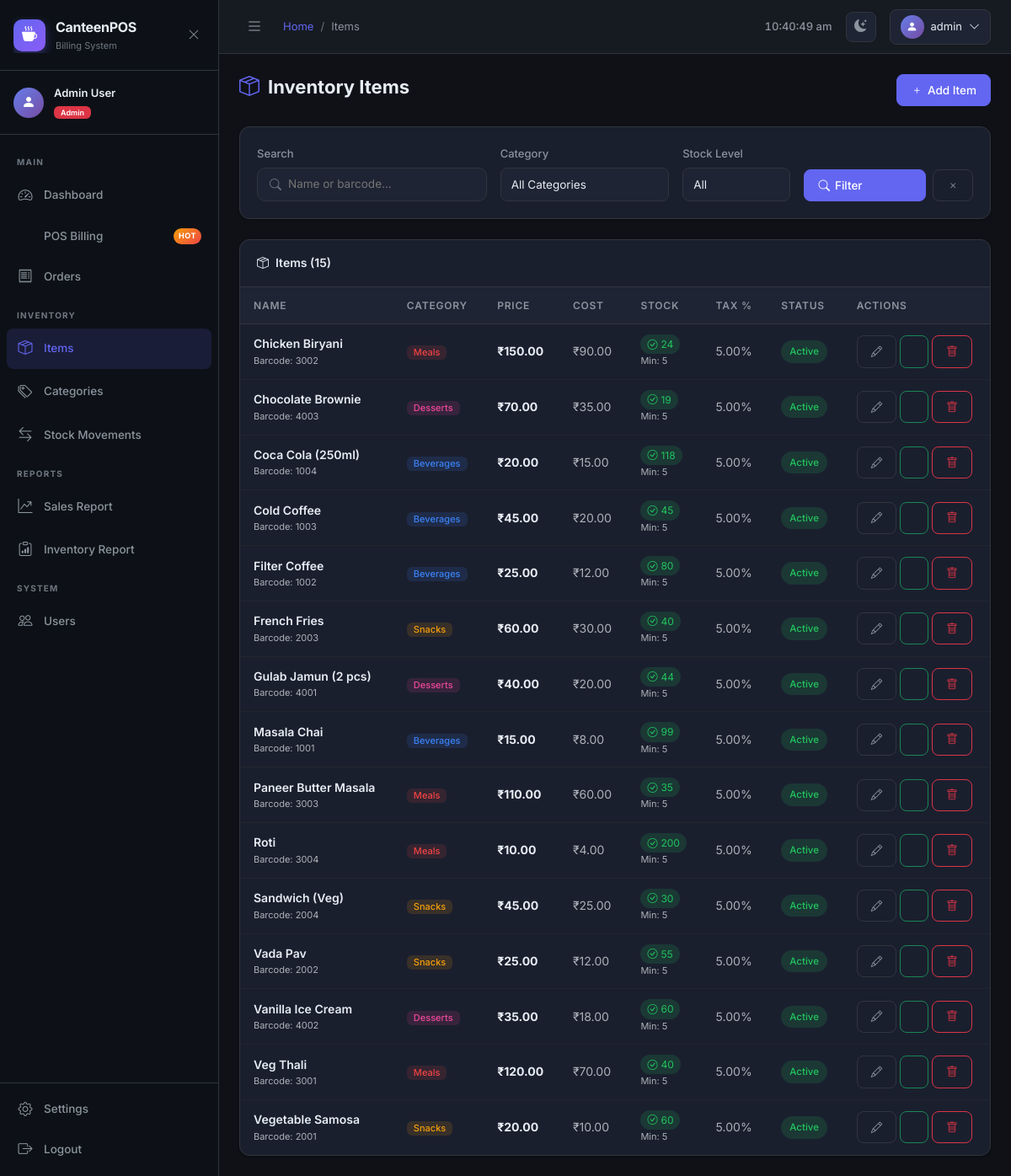
The app's page /inventory/items/ (signed in) with its own data.
### billing/models.py (models this page shows, shortened)
class Item(models.Model):
    name = models.CharField(max_length=200)
    category = models.ForeignKey(Category, on_delete=models.PROTECT, related_name='items')
    price = models.DecimalField(max_digits=10, decimal_places=2)
    cost_price = models.DecimalField(max_digits=10, decimal_places=2, default=0)
    stock_quantity = models.IntegerField(default=0)
    min_stock_level = models.IntegerField(default=5)  # low stock alert threshold
    barcode = models.CharField(max_length=100, blank=True, unique=True, null=True)
    description = models.TextField(blank=True)
    image = models.ImageField(upload_to='items/', null=True, blank=True)
    is_active = models.BooleanField(default=True)
    tax_rate = models.DecimalField(max_digits=5, decimal_places=2, default=0)  # percentage
    created_at = models.DateTimeField(auto_now_add=True)
    updated_at = models.DateTimeField(auto_now=True)
    @property
    def is_low_stock(self):
        return self.stock_quantity <= self.min_stock_level
    class Meta:
        ordering = ['name']

class Category(models.Model):
    name = models.CharField(max_length=100, unique=True)
    description = models.TextField(blank=True)
    color = models.CharField(max_length=7, default='#6366f1')  # hex color for UI
    icon = models.CharField(max_length=50, default='bi-grid')  # Bootstrap icon class
    is_active = models.BooleanField(default=True)
    created_at = models.DateTimeField(auto_now_add=True)
    updated_at = models.DateTimeField(auto_now=True)
    class Meta:
        verbose_name_plural = 'Categories'
        ordering = ['name']

### inventory/views.py (the view)
    def wrapper(request, *args, **kwargs):
        if not request.user.is_authenticated:
            return redirect('login')
        role = get_user_role(request.user)
        if role not in ('admin', 'manager') and not request.user.is_superuser:
            messages.error(request, "Access denied. Manager or Admin role required.")
            return redirect('dashboard')
        return view_func(request, *args, **kwargs)

### inventory/views.py (called while the page is built)
def get_user_role(user):
    try:
        return user.profile.role
    except:
        return 'cashier'

def manager_required(view_func):
    def wrapper(request, *args, **kwargs):
        if not request.user.is_authenticated:
            return redirect('login')
        role = get_user_role(request.user)
        if role not in ('admin', 'manager') and not request.user.is_superuser:
            messages.error(request, "Access denied. Manager or Admin role required.")
            return redirect('dashboard')
        return view_func(request, *args, **kwargs)
    return wrapper

### templates/inventory/item_list.html (shortened to what this page needs)
{% extends 'base.html' %}
{% block page_title %}Items{% endblock %}
{% block content %}
<div class="fade-in">
    <div class="page-header">
        <h1><i class="bi bi-box-seam"></i> Inventory Items</h1>
        <a href="{% url 'item_create' %}" class="btn btn-primary">
            <i class="bi bi-plus"></i> Add Item
        </a>
    </div>
    <div class="card mb-4">
        <div class="card-body">
            <form method="get" class="row g-3 align-items-end">
                <div class="col-sm-4">
                    <label class="form-label">Search</label>
                    <div class="search-bar">
                        <i class="bi bi-search"></i>
                        <input type="text" name="q" value="{{ q }}" placeholder="Name or barcode...">
                    </div>
                </div>
                <div class="col-sm-3">
                    <label class="form-label">Category</label>
                    <select name="category" class="form-select">
                        <option value="">All Categories</option>
                    </select>
                </div>
                <div class="col-sm-2">
                    <label class="form-label">Stock Level</label>
                    <select name="stock" class="form-select">
                        <option value="">All</option>
                    </select>
                </div>
                <div class="col-sm-3 d-flex gap-2">
                    <button type="submit" class="btn btn-primary flex-fill"><i class="bi bi-search"></i> Filter</button>
                    <a href="{% url 'item_list' %}" class="btn btn-outline-secondary"><i class="bi bi-x"></i></a>
                </div>
            </form>
        </div>
    </div>
    <div class="card">
        <div class="card-header">
            <span><i class="bi bi-box-seam me-2"></i>Items ({{ page_obj.paginator.count }})</span>
        </div>
        <div class="table-responsive">
            <table class="table mb-0">
                <thead>
                    <tr>
                        <th>Name</th>
                        <th>Category</th>
                        <th>Price</th>
                        <th>Cost</th>
                        <th>Stock</th>
                        <th>Tax %</th>
                        <th>Status</th>
                        <th>Actions</th>
                    </tr>
                </thead>
                <tbody>
                    {% for item in page_obj %}
                    <tr>
                        <td>
                            <div class="fw-semibold">{{ item.name }}</div>
                            {% if item.barcode %}<div class="text-muted" style="font-size:11px;">Barcode: {{ item.barcode }}</div>{% endif %}
                        </td>
                        <td>
                            <span class="badge" style="background:{{ item.category.color }}22;color:{{ item.category.color }};">
                                {{ item.category.name }}
                            </span>
                        </td>
                        <td><strong>₹{{ item.price }}</strong></td>
                        <td class="text-muted">₹{{ item.cost_price }}</td>
                        <td>
                            <span class="stock-indicator {% if item.stock_quantity == 0 %}out{% elif item.is_low_stock %}low{% else %}ok{% endif %}">
                                {% if item.stock_quantity == 0 %}<i class="bi bi-x-circle"></i>
                                {% elif item.is_low_stock %}<i class="bi bi-exclamation-triangle"></i>
                                {% else %}<i class="bi bi-check-circle"></i>{% endif %}
                                {{ item.stock_quantity }}
                            </span>
                            <div class="text-muted" style="font-size:11px;">Min: {{ item.min_stock_level }}</div>
                        </td>
                        <td class="text-muted">{{ item.tax_rate }}%</td>
                        <td>
                            {% if item.is_active %}
                            <span class="status-badge status-completed">Active</span>
                            {% else %}
                            <span class="status-badge status-cancelled">Inactive</span>
                            {% endif %}
                        </td>
                        <td>
                            <div class="d-flex gap-1">
                                <a href="{% url 'item_edit' item.id %}" class="btn btn-sm btn-outline-secondary" title="Edit">
                                    <i class="bi bi-pencil"></i>
                                </a>
                                <a href="{% url 'stock_adjust' item.id %}" class="btn btn-sm btn-outline-success" title="Adjust Stock">
                                </a>
                                <form method="post" action="{% url 'item_delete' item.id %}" class="d-inline" onsubmit="return confirm('Deactivate this item?')">
                                    <button type="submit" class="btn btn-sm btn-outline-danger" title="Deactivate">
                                        <i class="bi bi-trash"></i>
                                    </button>
                                </form>
                            </div>
                        </td>
                    </tr>
                    {% endfor %}
                </tbody>
            </table>
        </div>
    </div>
</div>
{% endblock %}

### templates/base.html (shortened to what this page needs)
<!DOCTYPE html>
<html lang="en" data-theme="dark" data-bs-theme="dark">
<head>
    <link href="https://cdn.jsdelivr.net/npm/bootstrap@5.3.2/dist/css/bootstrap.min.css" rel="stylesheet">
    <link href="https://cdn.jsdelivr.net/npm/bootstrap-icons@1.11.3/font/bootstrap-icons.css" rel="stylesheet">
    <link href="/static/css/main.css" rel="stylesheet">
</head>
<body>
{% if user.is_authenticated %}
<nav class="sidebar" id="sidebar">
    <div class="sidebar-header">
        <div class="sidebar-brand">
            <div class="brand-icon">
                <i class="bi bi-cup-hot-fill"></i>
            </div>
            <div class="brand-text">
                <span class="brand-name">CanteenPOS</span>
                <span class="brand-sub">Billing System</span>
            </div>
        </div>
        <button class="sidebar-toggle" id="sidebarToggle">
            <i class="bi bi-x-lg"></i>
        </button>
    </div>
    <div class="sidebar-user">
        <div class="user-avatar">
            <i class="bi bi-person-fill"></i>
        </div>
        <div class="user-info">
            <div class="user-name">{{ user.get_full_name|default:user.username }}</div>
            <div class="user-role">
                {% if user.profile.role == 'admin' %}
                    <span class="badge bg-danger">Admin</span>
                {% elif user.profile.role == 'manager' %}
                    <span class="badge bg-warning">Manager</span>
                {% else %}
                    <span class="badge bg-info">Cashier</span>
                {% endif %}
            </div>
        </div>
    </div>
    <ul class="sidebar-nav">
        <li class="nav-section-label">Main</li>
        <li class="nav-item">
            <a href="{% url 'dashboard' %}" class="nav-link {% if request.resolver_match.url_name == 'dashboard' %}active{% endif %}">
                <i class="bi bi-speedometer2"></i>
                <span>Dashboard</span>
            </a>
        </li>
        <li class="nav-item">
            <a href="{% url 'pos' %}" class="nav-link {% if request.resolver_match.url_name == 'pos' %}active{% endif %}">
                <span>POS Billing</span>
                <span class="nav-badge">HOT</span>
            </a>
        </li>
        <li class="nav-item">
            <a href="{% url 'order_list' %}" class="nav-link {% if request.resolver_match.url_name == 'order_list' %}active{% endif %}">
                <i class="bi bi-receipt"></i>
                <span>Orders</span>
            </a>
        </li>
        {% if user.profile.role in 'admin,manager' or user.is_superuser %}
        <li class="nav-section-label">Inventory</li>
        <li class="nav-item">
            <a href="{% url 'item_list' %}" class="nav-link {% if 'item' in request.resolver_match.url_name %}active{% endif %}">
                <i class="bi bi-box-seam"></i>
                <span>Items</span>
            </a>
        </li>
        <li class="nav-item">
            <a href="{% url 'category_list' %}" class="nav-link {% if 'category' in request.resolver_match.url_name %}active{% endif %}">
                <i class="bi bi-tags"></i>
                <span>Categories</span>
            </a>
        </li>
        <li class="nav-item">
            <a href="{% url 'movement_history' %}" class="nav-link {% if 'movement' in request.resolver_match.url_name %}active{% endif %}">
                <i class="bi bi-arrow-left-right"></i>
                <span>Stock Movements</span>
            </a>
        </li>
        <li class="nav-section-label">Reports</li>
        <li class="nav-item">
            <a href="{% url 'sales_report' %}" class="nav-link {% if 'sales' in request.resolver_match.url_name %}active{% endif %}">
                <i class="bi bi-graph-up-arrow"></i>
                <span>Sales Report</span>
            </a>
        </li>
        <li class="nav-item">
            <a href="{% url 'inventory_report' %}" class="nav-link {% if 'inventory_report' == request.resolver_match.url_name %}active{% endif %}">
                <i class="bi bi-clipboard-data"></i>
                <span>Inventory Report</span>
            </a>
        </li>
        {% endif %}
        {% if user.profile.role == 'admin' or user.is_superuser %}
        <li class="nav-section-label">System</li>
        <li class="nav-item">
            <a href="{% url 'user_list' %}" class="nav-link {% if 'user' in request.resolver_match.url_name %}active{% endif %}">
                <i class="bi bi-people"></i>
                <span>Users</span>
            </a>
        </li>
        {% endif %}
    </ul>
    <div class="sidebar-footer">
        <a href="{% url 'profile' %}" class="nav-link">
            <i class="bi bi-gear"></i>
            <span>Settings</span>
        </a>
        <a href="{% url 'logout' %}" class="nav-link text-danger">
            <i class="bi bi-box-arrow-right"></i>
            <span>Logout</span>
        </a>
    </div>
</nav>
<div class="main-wrapper" id="mainWrapper">
    <header class="topbar">
        <div class="topbar-left">
            <button class="sidebar-toggle-btn" id="sidebarToggleBtn">
                <i class="bi bi-list"></i>
            </button>
            <nav aria-label="breadcrumb">
                <ol class="breadcrumb mb-0">
                    {% block breadcrumb %}
                    <li class="breadcrumb-item"><a href="{% url 'dashboard' %}">Home</a></li>
                    <li class="breadcrumb-item active">{% block page_title %}Dashboard{% endblock %}</li>
                    {% endblock %}
                </ol>
            </nav>
        </div>
        <div class="topbar-right">
            <div class="topbar-time" id="topbarTime"></div>
            <button class="theme-toggle" id="themeToggle" title="Toggle theme">
            </button>
            <div class="dropdown">
                <button class="user-dropdown" data-bs-toggle="dropdown">
                    <div class="user-avatar-sm">
                        <i class="bi bi-person-fill"></i>
                    </div>
                    <span>{{ user.username }}</span>
                    <i class="bi bi-chevron-down"></i>
                </button>
            </div>
        </div>
    </header>
    <main class="page-content">
        {% block content %}{% endblock %}
    </main>
</div>
{% else %}
{% block auth_content %}{% endblock %}
{% endif %}
</body>
</html>

### records on screen
Item: name "Chicken Biryani", barcode "3002", category.name "Meals", price "150.00", cost_price "90.00", stock_quantity "24", min_stock_level "5", tax_rate "5.00", is_active "Active"
Item: name "Chocolate Brownie", barcode "4003", category.name "Desserts", price "70.00", cost_price "35.00", stock_quantity "19", min_stock_level "5", tax_rate "5.00", is_active "Active"
Item: name "Coca Cola (250ml)", barcode "1004", category.name "Beverages", price "20.00", cost_price "15.00", stock_quantity "118", min_stock_level "5", tax_rate "5.00", is_active "Active"
Item: name "Cold Coffee", barcode "1003", category.name "Beverages", price "45.00", cost_price "20.00", stock_quantity "45", min_stock_level "5", tax_rate "5.00", is_active "Active"
Item: name "Filter Coffee", barcode "1002", category.name "Beverages", price "25.00", cost_price "12.00", stock_quantity "80", min_stock_level "5", tax_rate "5.00", is_active "Active"
Item: name "French Fries", barcode "2003", category.name "Snacks", price "60.00", cost_price "30.00", stock_quantity "40", min_stock_level "5", tax_rate "5.00", is_active "Active"
Item: name "Gulab Jamun (2 pcs)", barcode "4001", category.name "Desserts", price "40.00", cost_price "20.00", stock_quantity "44", min_stock_level "5", tax_rate "5.00", is_active "Active"
Item: name "Masala Chai", barcode "1001", category.name "Beverages", price "15.00", cost_price "8.00", stock_quantity "99", min_stock_level "5", tax_rate "5.00", is_active "Active"
Item: name "Paneer Butter Masala", barcode "3003", category.name "Meals", price "110.00", cost_price "60.00", stock_quantity "35", min_stock_level "5", tax_rate "5.00", is_active "Active"
Item: name "Roti", barcode "3004", category.name "Meals", price "10.00", cost_price "4.00", stock_quantity "200", min_stock_level "5", tax_rate "5.00", is_active "Active"
Item: name "Sandwich (Veg)", barcode "2004", category.name "Snacks", price "45.00", cost_price "25.00", stock_quantity "30", min_stock_level "5", tax_rate "5.00", is_active "Active"
Item: name "Vada Pav", barcode "2002", category.name "Snacks", price "25.00", cost_price "12.00", stock_quantity "55", min_stock_level "5", tax_rate "5.00", is_active "Active"
Item: name "Vanilla Ice Cream", barcode "4002", category.name "Desserts", price "35.00", cost_price "18.00", stock_quantity "60", min_stock_level "5", tax_rate "5.00", is_active "Active"
Item: name "Veg Thali", barcode "3001", category.name "Meals", price "120.00", cost_price "70.00", stock_quantity "40", min_stock_level "5", tax_rate "5.00", is_active "Active"
Item: name "Vegetable Samosa", barcode "2001", category.name "Snacks", price "20.00", cost_price "10.00", stock_quantity "60", min_stock_level "5", tax_rate "5.00", is_active "Active"

### other values on screen
{{ user.get_full_name|default:user.username }} "Admin User"
{{ user.username }} "admin"
{{ page_obj.paginator.count }} "15"
